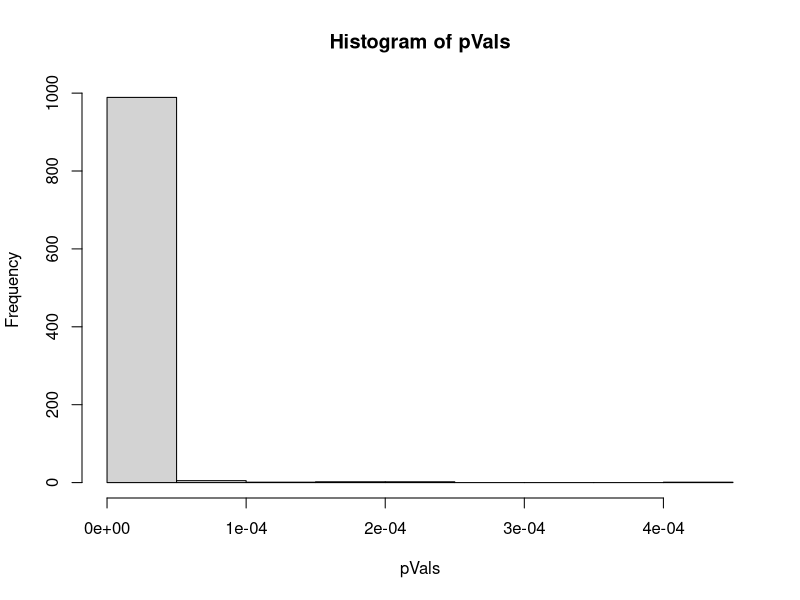

Write the R code that produced this figure.
## Variability, Sampling Distributions and Simulation

## Clinic on the Meaningful Modeling of Epidemiological Data
## International Clinics on Infectious Disease Dynamics and Data (ICI3D) Program
## African Institute for Mathematical Sciences, Muizenberg, RSA

## (C) MMED community, 2019 www.ici3d.org

## We are going to _simulate_ a study and then analyze the data. Why?

library(dplyr)

set.seed(43)

makePop <- function(numChildren, meanHeight
	,sdHeight,meanGrowth
	,sdGrowth,treatGrowth
)
{
	## Put about half or the children into the treatment group at random
	## (the rest are controls)
	baseHeight <- rnorm(numChildren, meanHeight, sdHeight)
	numTreat <- floor(numChildren)/2
	treat <- sample(c(
		rep("vit", numTreat), rep("control", numChildren-numTreat)
	))
	growth <- rnorm(numChildren
		, mean = ifelse(treat=="vit", meanGrowth+treatGrowth, meanGrowth)
		, sd = sdGrowth
	)
	newHeight <- baseHeight + growth
	return(data.frame(baseHeight, treat, newHeight))
}

analyzePop <- function(pop){
	mod <- lm(newHeight ~ baseHeight + treat, data=pop)
	co <- (summary(mod)$coef)
	return(co[["treatvit", 4]])
}

simOutcomes <- function(numSims
	, numChildren = 50, meanHeight = 125
	,sdHeight = 12 ,meanGrowth = 8
	,sdGrowth = 2 ,treatGrowth = 0
)
{
	return(replicate(numSims, {
		analyzePop(makePop(numChildren, meanHeight
			,sdHeight,meanGrowth
			,sdGrowth,treatGrowth
		))
	}))
}

pVals <- simOutcomes(1000, treatGrowth=4)

hist(pVals)

print(mean(pVals<0.05))
